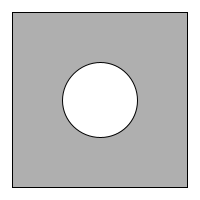
Frame 1 (no input)
Frame 60 (the mouse pressed at the canvas centre just before this capture): identical to frame 1, image omitted
Frame 120 (the mouse held since frame 60 and released just before this capture): identical to frame 1, image omitted

The Processing sketch that drew this single still picture (run headless with seeded random() and noise(); from frame 60 on, the mouse is pressed at the canvas centre):

// Processing sketch: exercise_4_4c_variables
// ── exercise_4_4c_variables.pde
// Learning Processing
// Daniel Shiffman
// http://www.learningprocessing.com

// Step 1: Write code that draws the following screenshots 
// with hard-coded values. (Feel free to use colors 
// instead of grayscale.)

// Step 2: Replace all of the hard-coded numbers with 
// variables.

// Step 3: Write assignment operations in draw() that 
// change the value of the variables.
// For example, “variable1 = variable1 + 2;”. 
// Try different expressions and see what happens!

void setup() {
  size(200,200); 
}

void draw() {
  background(255);
  stroke(0);
  rectMode(CENTER);
  fill(175);
  rect(100,100,175,175);
  fill(255);
  ellipse(100,100,75,75);
}
